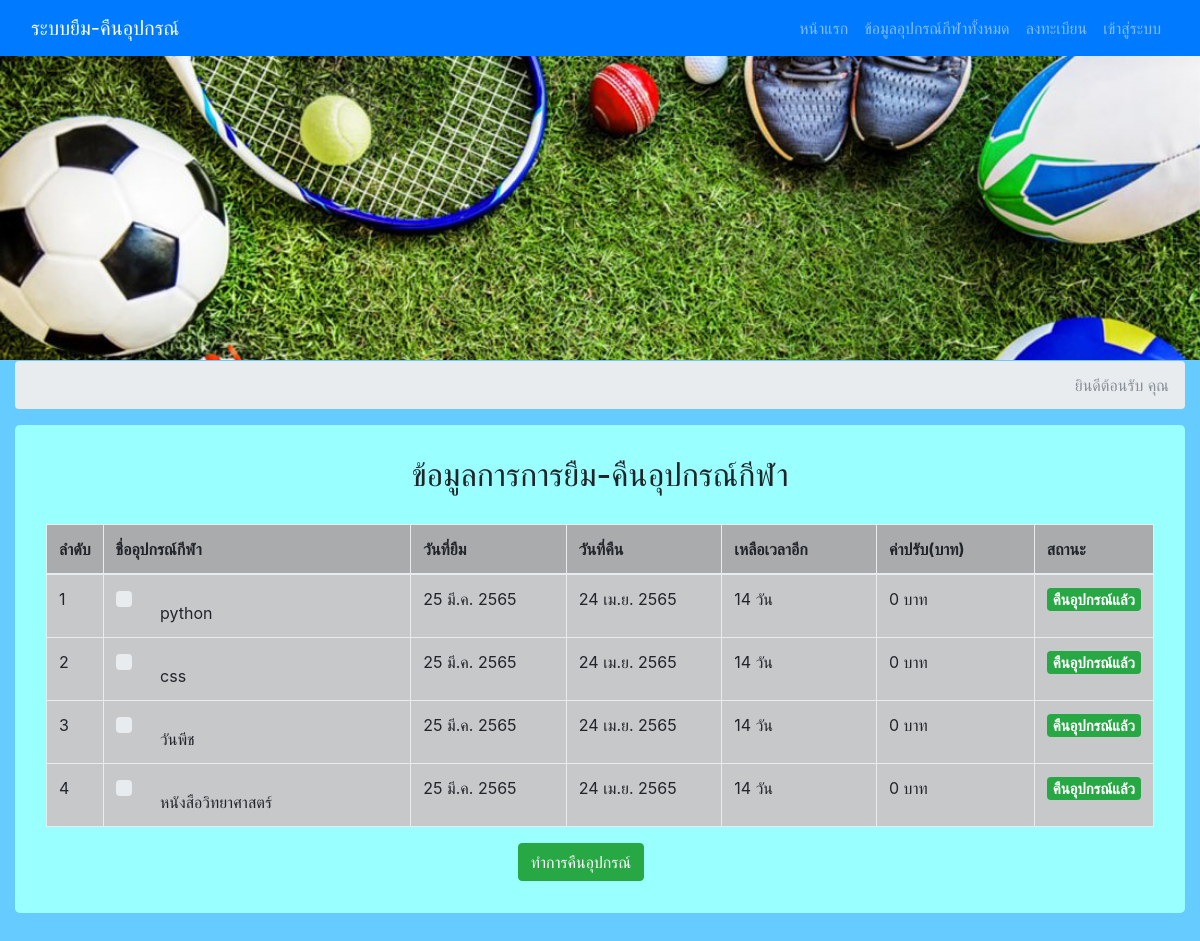
Page /returns.php on the committed database.
### tables this page shows
CREATE TABLE `tb_history` (
  `history_id` int NOT NULL,
  `user_id` int NOT NULL,
  `history_date` datetime NOT NULL,
  `history_status` int NOT NULL
);

CREATE TABLE `tb_book` (
  `book_id` int NOT NULL,
  `book_name` varchar(255) NOT NULL,
  `book_detail` varchar(255) NOT NULL,
  `book_user` text NOT NULL,
  `book_techer` varchar(255) NOT NULL,
  `book_year` int NOT NULL,
  `book_date` datetime NOT NULL,
  `book_status` varchar(20) NOT NULL,
  `book_code` varchar(50) NOT NULL
);

CREATE TABLE `tb_detail` (
  `detail_id` int NOT NULL,
  `history_id` int NOT NULL,
  `book_id` int NOT NULL,
  `status_lend` int NOT NULL,
  `fine` int NOT NULL,
  `lent_date_strat` datetime NOT NULL,
  `lend_date_end` datetime NOT NULL
);

### fucntion_query.php (called while the page is built, shortened)
<?php
require_once 'connect_db.php';
function DateThai($strDate)
{
	$strYear = date("Y", strtotime($strDate)) + 543;
	$strMonth = date("n", strtotime($strDate));
	$strDay = date("j", strtotime($strDate));
	$strMonthCut = array("", "ม.ค.", "ก.พ.", "มี.ค.", "เม.ย.", "พ.ค.", "มิ.ย.", "ก.ค.", "ส.ค.", "ก.ย.", "ต.ค.", "พ.ย.", "ธ.ค.");
	$strMonthThai = $strMonthCut[$strMonth];
	return "$strDay $strMonthThai $strYear";
}
function GetDataLend()
{
	global $conn;
	$sql = "SELECT h.*,d.*,b.book_name,b.book_status,b.book_detail,u.name,u.lastname,u.student_id FROM tb_history h LEFT JOIN tb_detail d ON h.history_id = d.history_id LEFT JOIN tb_book b ON d.book_id = b.book_id  LEFT JOIN tb_user u ON u.user_id = h.user_id ORDER BY h.history_date DESC";
	$result = $conn->query($sql);
	$results = [];
	while ($row = $result->fetch_object()) {
		$results[] = $row;
	}
	return $results;
}
function DateTimeDiff($strDateTime1, $strDateTime2)
{
	return (strtotime($strDateTime2) - strtotime($strDateTime1)) /  (60 * 60 * 24);
}

### returns.php (the view, shortened to what this page needs)
<?php
include "header.php";
include  "fucntion_query.php";
?>
<body>
  <?php include "navbar.php"; ?>
  <div class="container">
    <div class="row">
      <div class="col-lg-12 text-center">
      </div>
    </div>
    <nav aria-label="breadcrumb" role="navigation">
      <ol class="breadcrumb">
        <li class="breadcrumb-item active" aria-current="page"><?= "ยินดีต้อนรับ คุณ" . $user->name . " " . $user->lastname ?></li>
      </ol>
    </nav>
    <div class="jumbotron">
      <div class="row">
        <div class="col-lg-12 ">
          <h2 class="display-5 text-center">ข้อมูลการการยืม-คืนอุปกรณ์กีฬา</h2>
          <br>
          <form action="returns_histoty.php" method="post">
            <div class="container">
              <table id="example" class="table table-hover table-bordered table-dark" cellspacing="0" width="100%">
                <thead class="thead-light">
                  <tr class="table-active">
                    <th width="5%">ลำดับ</th>
                    <th width="30%">ชื่ออุปกรณ์กีฬา</th>
                    <th width="15%">วันที่ยืม</th>
                    <th width="15%">วันที่คืน</th>
                    <th width="15%">เหลือเวลาอีก</th>
                    <th width="15%">ค่าปรับ(บาท)</th>
                    <th width="5%">สถานะ</th>
                  </tr>
                </thead>
                <tbody>
                  <?php
                $book = GetDataLend();
                for ($i=0; $i < count($book) ; $i++) {
                  ?>
                    <tr>
                      <td><?= $i + 1; ?></td>
                      <td>
                        <label class="custom-control custom-checkbox">
                          <span class="custom-control-indicator"></span>
                        </label>
                        <?= $book[$i]->book_name ?>
                      </td>
                      <td><?= DateThai($book[$i]->lent_date_strat) ?></td>
                      <td><?= DateThai($book[$i]->lend_date_end) ?></td>
                      <td><?php
                          $num_day = number_format(DateTimeDiff(date('Y-m-d'), $book[$i]->lend_date_end));
                          if ($num_day >= 0) {
                            echo $num_day . " วัน";
                          } else {
                            echo "เลยกำหนด " . str_replace("-", "", $num_day) . " วัน";
                          }
                          ?></td>
                      <td>
                        <?php
                        $sum = 0;
                        echo $sum . " บาท"
                        ?>
                      </td>
                      <?php
                      if ($sum >  0) {
                        $status = 'danger';
                        $text = 'โดนปรับ';
                      } else {
                        $status = 'info';
                        $text = 'อุปกรณ์ปกติ';
                      }
                      if ($book[$i]->status_lend != 0) {
                        $status = 'success';
                        $text = 'คืนอุปกรณ์แล้ว';
                      }
                      ?>
                      <td>
                        <h5><span class="badge badge-<?= $status ?>">
                            <?php echo $text ?>
                          </span></h5>
                      </td>
                    </tr>
                  <?php } ?>
                </tbody>
              </table>
            </div>
             <div class="row">
            <div class="col-lg-5"></div>
            <div class="col-lg-7">
              <input type="submit" class="btn btn-success " name="" value="ทำการคืนอุปกรณ์">
            </div>
          </div>
          </form>
        </div>
      </div>
    </div>
  </div>
</body>
</html>

### header.php (style rules this page uses)
body { padding-top: 54px; }
@media (min-width: 992px) { body { padding-top: 56px; } }
body { margin: 0; padding: 0; background: #66CCFF; }
body { margin: 0; font-family: -apple-system,BlinkMacSystemFont,"Segoe UI",Roboto,"Helvetica Neue",Arial,sans-serif; font-size: 1rem; font-weight: 400; line-height: 1.5; color: #212529; background-color: #66CCFF; }
.jumbotron { padding: 2rem 1rem; margin-bottom: 2rem; background-color: #99ffff; border-radius: 0.3rem; }

### rows in the picture
tb_history: tb_book.book_name "python", tb_detail.lent_date_strat "25 มี.ค. 2565", tb_detail.lend_date_end "24 เม.ย. 2565", tb_detail.lend_date_end "14", sum "0", tb_detail.status_lend "คืนอุปกรณ์แล้ว"
tb_history: tb_book.book_name "css", tb_detail.lent_date_strat "25 มี.ค. 2565", tb_detail.lend_date_end "24 เม.ย. 2565", tb_detail.lend_date_end "14", sum "0", tb_detail.status_lend "คืนอุปกรณ์แล้ว"
tb_history: tb_book.book_name "วันพีช", tb_detail.lent_date_strat "25 มี.ค. 2565", tb_detail.lend_date_end "24 เม.ย. 2565", tb_detail.lend_date_end "14", sum "0", tb_detail.status_lend "คืนอุปกรณ์แล้ว"
tb_history: tb_book.book_name "หนังสือวิทยาศาสตร์", tb_detail.lent_date_strat "25 มี.ค. 2565", tb_detail.lend_date_end "24 เม.ย. 2565", tb_detail.lend_date_end "14", sum "0", tb_detail.status_lend "คืนอุปกรณ์แล้ว"
